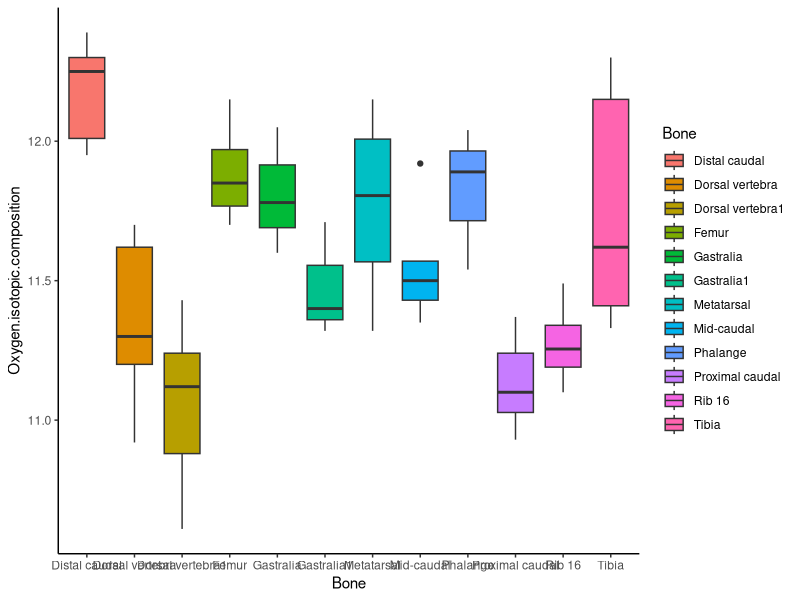

Recreate this plot in R.
library(tidyr)
library(dplyr)
library(ggplot2)

Tyrannosaurus <- read.csv("Tyrannosaurus.csv", header = T, encoding = "UTF-8")
#数据导入excel，另存为逗号分隔形式文件，并读取
Tyrannosaurus <- as_tibble(Tyrannosaurus)

#使用one-way ANOVA test
anova_one_way <- aov(Oxygen.isotopic.composition~factor(Bone), data = Tyrannosaurus)
summary(anova_one_way)
#P值低于0.05，数据之间存在统计差异，两者之间存在差异

ggplot(Tyrannosaurus, aes(x = Bone, y = Oxygen.isotopic.composition , fill = Bone)) +
  geom_boxplot() +
  theme_classic()
#从图形中也可看出两者存在差异
#以上可以证明雷克斯暴龙是温血动物